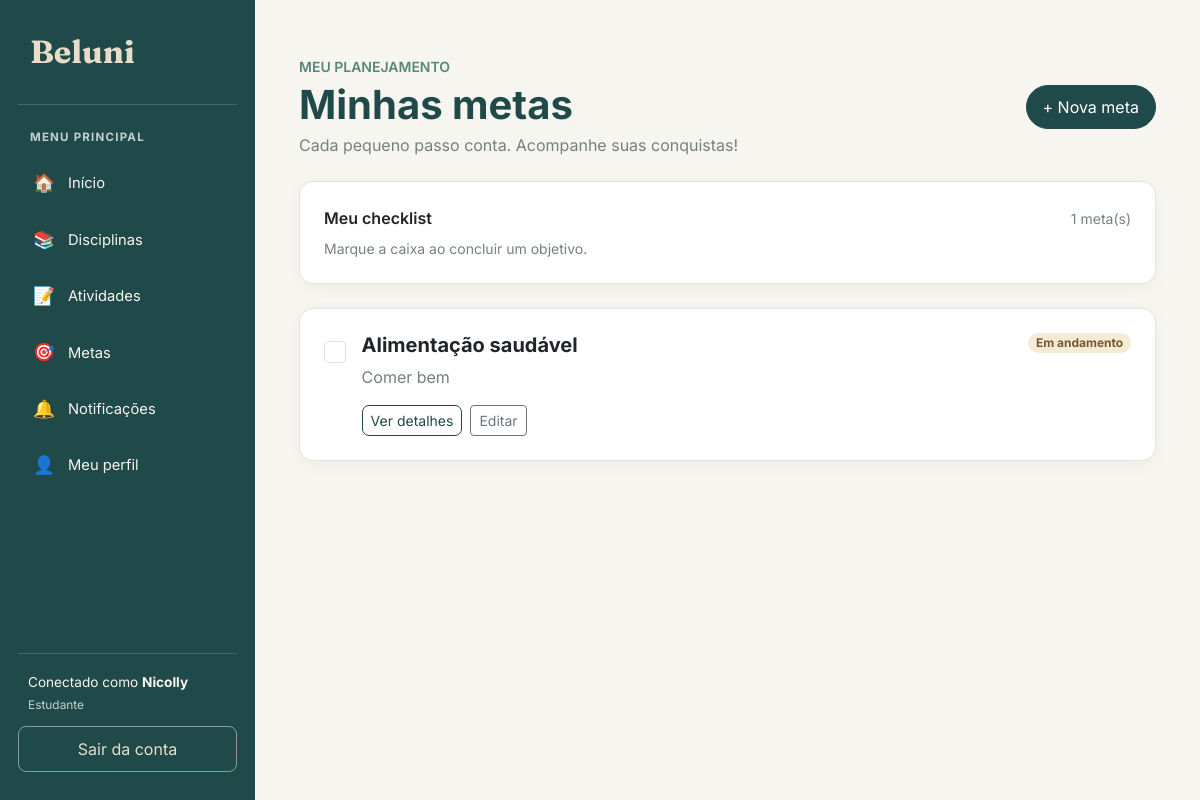
Screenshot of /metas/ (signed in) with the database file from the repository.
### meta/models.py (models this page shows, shortened)
class Meta(models.Model):
    titulo = models.CharField(max_length=100)
    detalhamento = models.CharField(max_length=255)
    data = models.DateField()
    estudante = models.ForeignKey(
        Estudante,
        on_delete=models.CASCADE,
        related_name="metas"
    )
    concluida = models.BooleanField(default=False)

### meta/views.py (the view)
# urls.py: path('', views.listar_metas, name='listar_metas'),
@login_required
@permission_required('meta.view_meta')
def listar_metas(request):
    estudante = obter_estudante(request.user)
    metas = metas_do_estudante(estudante).order_by('data')
    return render(
        request,
        'meta/listar.html',
        {'metas': metas}
    )

### meta/views.py (called while the page is built)
def obter_estudante(usuario):
    return get_object_or_404(
        Estudante,
        pk=usuario.pk
    )

def metas_do_estudante(estudante):
    return Meta.objects.filter(
        estudante=estudante
    )

### meta/templates/meta/listar.html (shortened to what this page needs)
{% extends 'base.html' %}
{% block conteudo %}
<div class="container py-4">
    <div class="d-flex flex-wrap justify-content-between align-items-center gap-3 mb-4">
        <div>
            <p class="text-uppercase small fw-semibold mb-1" style="color: #568779;">
                MEU PLANEJAMENTO
            </p>
            <h1 class="fw-bold mb-1" style="color: #20494A;">
                Minhas metas
            </h1>
            <p class="text-secondary mb-0">
                Cada pequeno passo conta. Acompanhe suas conquistas!
            </p>
        </div>
        <a href="{% url 'criar_meta' %}" class="btn btn-primary rounded-pill">
            + Nova meta
        </a>
    </div>
    <div class="card mb-4">
        <div class="card-body p-4">
            <div class="d-flex justify-content-between align-items-center mb-2">
                <span class="fw-semibold">Meu checklist</span>
                <span class="text-secondary small">
                    {{ metas|length }} meta(s)
                </span>
            </div>
            <p class="text-secondary small mb-0">
                Marque a caixa ao concluir um objetivo.
            </p>
        </div>
    </div>
    {% for meta in metas %}
        <div class="card mb-3 {% if meta.concluida %}meta-concluida{% endif %}">
            <div class="card-body p-3 p-md-4">
                <div class="d-flex align-items-start gap-3">
                    <form method="post"
                          action="{% url 'alternar_meta' meta.id %}"
                          class="pt-1">
                        <input
                            type="checkbox"
                            class="form-check-input meta-checkbox"
                            aria-label="Concluir {{ meta.titulo }}"
                            onchange="this.form.submit()">
                    </form>
                    <div class="flex-grow-1">
                        <div class="d-flex flex-wrap justify-content-between align-items-start gap-2">
                            <h5 class="fw-bold mb-2 meta-titulo">
                                {{ meta.titulo }}
                            </h5>
                            {% if meta.concluida %}
                                <span class="badge rounded-pill text-bg-success">
                                    Concluída
                                </span>
                            {% else %}
                                <span class="badge rounded-pill"
                                      style="background-color: #F5EBD5; color: #725B2E;">
                                    Em andamento
                                </span>
                            {% endif %}
                        </div>
                        <p class="text-secondary mb-3 meta-descricao">
                            {{ meta.detalhamento }}
                        </p>
                        <div class="d-flex flex-wrap gap-2">
                            <a href="{% url 'detalhar_meta' meta.id %}"
                               class="btn btn-sm btn-outline-primary">
                                Ver detalhes
                            </a>
                            <a href="{% url 'editar_meta' meta.id %}"
                               class="btn btn-sm btn-outline-secondary">
                                Editar
                            </a>
                        </div>
                    </div>
                </div>
            </div>
        </div>
    {% endfor %}
</div>
{% endblock %}

### templates/base.html (shortened to what this page needs)
{% load static %}
<!DOCTYPE html>
<html lang="pt-br">
<head>
    <link
        href="https://cdn.jsdelivr.net/npm/bootstrap@5.3.3/dist/css/bootstrap.min.css"
        rel="stylesheet"
    >
</head>
<body>
    <aside class="sidebar" id="sidebar">
        <a class="sidebar-brand" href="{% url 'inicio' %}">
            Beluni
        </a>
        <div class="sidebar-label">Menu principal</div>
        <ul class="sidebar-nav">
            <li>
                <a class="menu-link" href="{% url 'inicio' %}">
                    <span class="menu-icone">🏠</span>
                    Início
                </a>
            </li>
            <li>
                <a class="menu-link" href="{% url 'listar_disciplinas' %}">
                    <span class="menu-icone">📚</span>
                    Disciplinas
                </a>
            </li>
            <li>
                <a class="menu-link" href="{% url 'listar_atividades' %}">
                    <span class="menu-icone">📝</span>
                    Atividades
                </a>
            </li>
            <li>
                <a class="menu-link" href="{% url 'listar_metas' %}">
                    <span class="menu-icone">🎯</span>
                    Metas
                </a>
            </li>
            <li>
                <a class="menu-link" href="{% url 'notificacao:listar_notificacoes' %}">
                    <span class="menu-icone">🔔</span>
                    Notificações
                </a>
            </li>
            <li>
                <a class="menu-link" href="{% url 'meu_perfil' %}">
                    <span class="menu-icone">👤</span>
                    Meu perfil
                </a>
            </li>
        </ul>
        <div class="sidebar-rodape">
            {% if request.user.is_authenticated %}
            <div class="usuario-info">
                Conectado como
                <strong>{{ request.user.first_name|default:request.user.username }}</strong>
                {% if request.user.is_superuser %}
                    <small>Administrador</small>
                {% elif perms.estudante.view_estudante %}
                    <small>Administrador</small>
                {% else %}
                    <small>Estudante</small>
                {% endif %}
            </div>
            <a class="btn-sair" href="{% url 'logout_estudante' %}">
                Sair da conta
            </a>
            {% endif %}
        </div>
    </aside>
    <main class="main-content">
        <div class="conteudo">
            {% block conteudo %}
            {% endblock %}
        </div>
    </main>
</body>
</html>

### templates/base.html (style rules this page uses)
:root { --beluni-petroleo: #20494A; --beluni-petroleo-escuro: #173839; --beluni-petroleo-claro: #326564; --beluni-areia: #E8DDC8; --beluni-fundo: #F7F5EF; --beluni-branco: #FFFFFF; --beluni-texto: #293B3B; --beluni-secundario: #758080; --beluni-borda: #E5E2D9; }
* { box-sizing: border-box; }
body { margin: 0; background-color: var(--beluni-fundo); color: var(--beluni-texto); font-family: 'Inter', sans-serif; }
.sidebar { position: fixed; top: 0; left: 0; bottom: 0; width: 255px; background-color: var(--beluni-petroleo); color: var(--beluni-branco); display: flex; flex-direction: column; padding: 28px 18px; overflow-y: auto; z-index: 1030; }
.sidebar-brand { display: block; color: var(--beluni-areia); text-decoration: none; font-family: 'Fraunces', serif; font-size: 2rem; font-weight: 700; padding: 0 12px 28px; border-bottom: 1px solid rgba(255, 255, 255, 0.16); margin-bottom: 24px; }
.sidebar-label { color: #C1D2CC; font-size: 0.72rem; text-transform: uppercase; font-weight: 700; letter-spacing: 1.2px; padding: 0 12px; margin-bottom: 12px; }
.sidebar-nav { list-style: none; padding: 0; margin: 0; }
.sidebar-nav li { margin-bottom: 6px; }
.menu-link { display: flex; align-items: center; gap: 12px; color: #F7F5EF; text-decoration: none; padding: 12px 14px; border-radius: 9px; font-size: 0.92rem; transition: background-color 0.2s, color 0.2s; }
.menu-icone { width: 24px; text-align: center; font-size: 1.1rem; }
.sidebar-rodape { margin-top: auto; padding-top: 24px; }
.usuario-info { border-top: 1px solid rgba(255, 255, 255, 0.16); padding: 18px 10px 12px; color: #F7F5EF; font-size: 0.85rem; overflow-wrap: anywhere; }
.usuario-info small { display: block; color: #C1D2CC; margin-top: 4px; }
.btn-sair { display: block; text-align: center; text-decoration: none; color: var(--beluni-areia); border: 1px solid rgba(232, 221, 200, 0.55); border-radius: 8px; padding: 10px; transition: background-color 0.2s; }
.main-content { margin-left: 255px; min-height: 100vh; padding: 32px; }
.conteudo { width: 100%; max-width: 1600px; margin: 0 auto; }
.card { background-color: var(--beluni-branco); border: 1px solid var(--beluni-borda); border-radius: 14px; box-shadow: 0 4px 14px rgba(32, 73, 74, 0.05); }
.btn-primary { background-color: var(--beluni-petroleo); border-color: var(--beluni-petroleo); border-radius: 8px; padding: 9px 16px; }
.btn-outline-primary { color: var(--beluni-petroleo); border-color: var(--beluni-petroleo); border-radius: 7px; }
.text-secondary { color: var(--beluni-secundario) !important; }

### meta/templates/meta/listar.html (style rules this page uses)
.meta-checkbox { width: 1.35rem; height: 1.35rem; cursor: pointer; accent-color: #20494A; }

### rows the page displays
Meta: titulo "Alimentação saudável", shows "Em andamento", detalhamento "Comer bem"

### other values shown
{{ request.user.first_name|default:request.user.username }} "Nicolly"
{{ metas|length }} "1"
